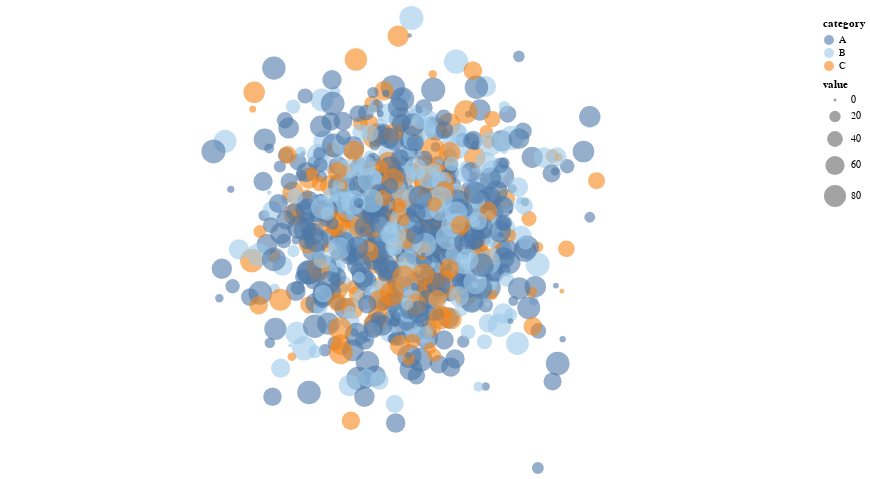

Notebook code cell kept with this figure:
### Markdown cell above
#### 6) Scatter map with size & color encodings
When: Correlate two metrics spatially without the clutter of HTML widgets.

### Code cell
# %pip install altair
import altair as alt
alt.data_transformers.disable_max_rows()

base = alt.Chart(df_points).mark_circle(opacity=0.6).encode(
    longitude="lon:Q",
    latitude="lat:Q",
    size=alt.Size("value:Q", scale=alt.Scale(range=[10, 600])),
    color=alt.Color("category:N", scale=alt.Scale(scheme="tableau20")),
    tooltip=["lat","lon","value","category"]
).properties(width=800, height=450).project(type="mercator")
base

### Figure 1 — Vega-Lite specification as saved in the notebook (floating-point values rounded to 4 significant figures; data arrays with more than 128 entries replaced by an {"elided": "..."} marker saying what was removed)
{"config": {"view": {"continuousWidth": 300, "continuousHeight": 300}}, "data": {"name": "data-2f6f2a62ee9365e37e1d050c7d8a661d"}, "mark": {"type": "circle", "opacity": 0.6}, "encoding": {"color": {"field": "category", "scale": {"scheme": "tableau20"}, "type": "nominal"}, "latitude": {"field": "lat", "type": "quantitative"}, "longitude": {"field": "lon", "type": "quantitative"}, "size": {"field": "value", "scale": {"range": [10, 600]}, "type": "quantitative"}, "tooltip": [{"field": "lat", "type": "quantitative"}, {"field": "lon", "type": "quantitative"}, {"field": "value", "type": "quantitative"}, {"field": "category", "type": "nominal"}]}, "height": 450, "projection": {"type": "mercator"}, "width": 800, "$schema": "https://vega.github.io/schema/vega-lite/v5.20.1.json", "datasets": {"data-2f6f2a62ee9365e37e1d050c7d8a661d": {"elided": "1000 records"}}}
